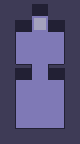

A level layout from a 2D game, rendered from its tile map. Below: a short description, then the map file with its tile-grid data intact:
An orthogonal 5x9 tile map with 16x16 px tiles, 2 tile layers (tiles, win), 1 hidden layer not drawn and 4 objects (2x Door, PlayerStart, DoorToggle).

<map version="1.2" tiledversion="1.3.2" orientation="orthogonal" renderorder="right-down" compressionlevel="0" width="5" height="9" tilewidth="16" tileheight="16" infinite="0" nextlayerid="7" nextobjectid="11">
 <editorsettings>
  <export target="../Maps/map_2.json" format="json" />
 </editorsettings>
 <properties>
  <property name="Name" value="Press X, And Redo" />
 </properties>
 <tileset firstgid="1" source="Tiles_1.tsx" />
 <layer id="1" name="tiles" width="5" height="9">
  <data encoding="csv">
6,6,2,6,6,
1,2,4,2,3,
21,22,22,22,23,
21,22,22,22,23,
1,51,22,50,3,
21,22,22,22,23,
21,22,22,22,23,
21,22,22,22,23,
41,42,42,42,43
</data>
 </layer>
 <layer id="5" name="collidable" width="5" height="9" visible="0">
  <data encoding="csv">
42,42,42,42,42,
42,42,0,42,42,
42,0,0,0,42,
42,0,0,0,42,
42,42,0,42,42,
42,0,0,0,42,
42,0,0,0,42,
42,0,0,0,42,
42,42,42,42,42
</data>
 </layer>
 <layer id="6" name="win" width="5" height="9">
  <data encoding="csv">
0,0,0,0,0,
0,0,4,0,0,
0,0,0,0,0,
0,0,0,0,0,
0,0,0,0,0,
0,0,0,0,0,
0,0,0,0,0,
0,0,0,0,0,
0,0,0,0,0
</data>
 </layer>
 <objectgroup id="4" name="entities">
  <object id="4" type="PlayerStart" x="36.3636" y="36.7273" width="7.63636" height="6" />
  <object id="6" name="1" type="DoorToggle" x="35.5568" y="83.5568" width="9.375" height="8.125" />
  <object id="9" name="1" type="Door" x="38.7273" y="69.5341" width="3.5" height="3.375">
   <properties>
    <property name="Blocking" value="False" />
   </properties>
  </object>
  <object id="10" name="1" type="Door" x="37.75" y="21.892" width="3.5" height="3.375">
   <properties>
    <property name="Blocking" value="True" />
   </properties>
  </object>
 </objectgroup>
</map>
